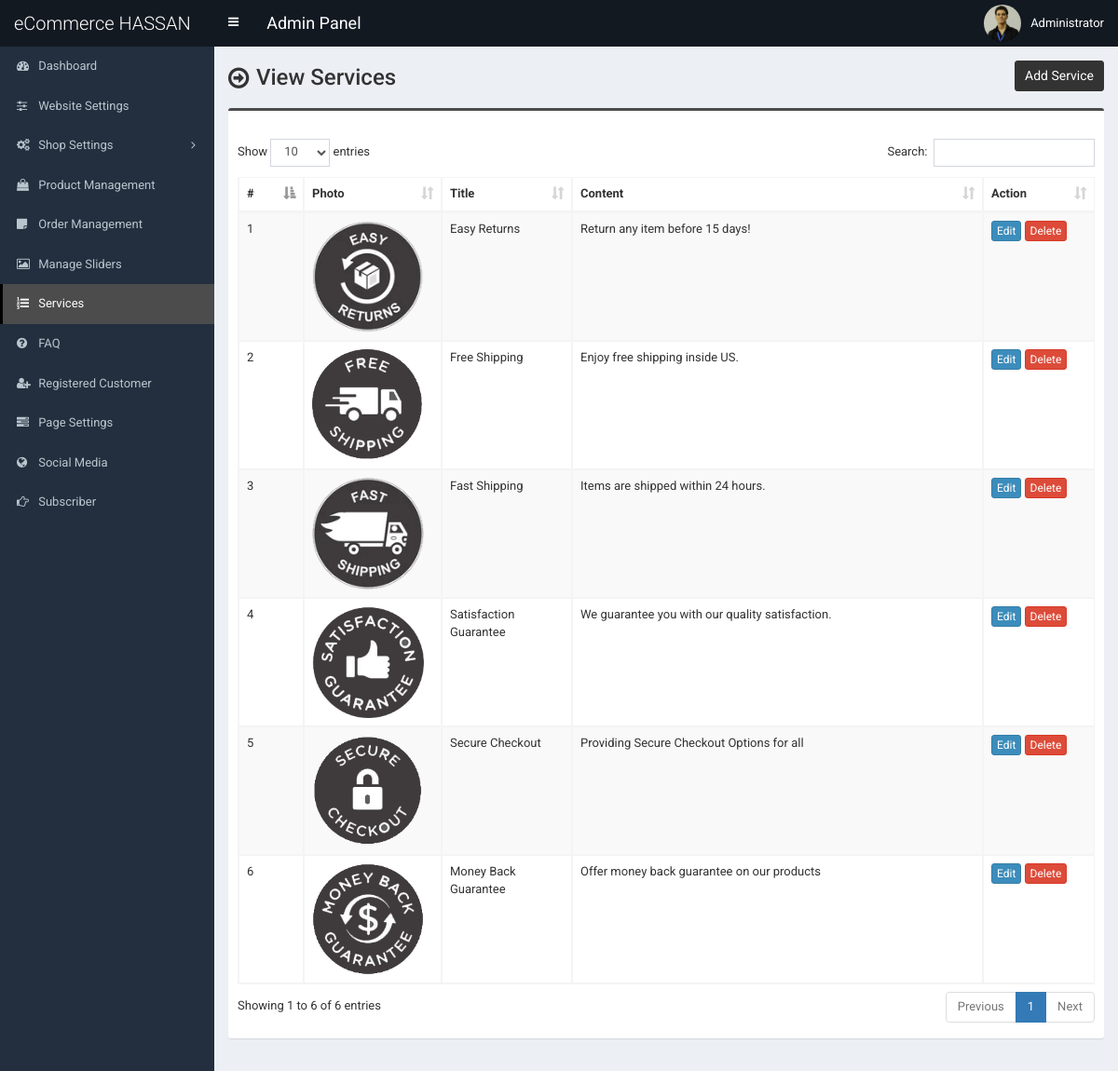
Screenshot of /admin/service.php (signed in) with the database file from the repository.
### tables this page shows
CREATE TABLE `tbl_service` (
  `id` int(11) NOT NULL,
  `title` varchar(255) NOT NULL,
  `content` text NOT NULL,
  `photo` varchar(255) NOT NULL
);

### admin/service.php (the view, shortened to what this page needs)
<?php require_once('header.php'); ?>
<section class="content-header">
	<div class="content-header-left">
		<h1>View Services</h1>
	</div>
	<div class="content-header-right">
		<a href="service-add.php" class="btn btn-primary btn-sm">Add Service</a>
	</div>
</section>
<section class="content">
	<div class="row">
		<div class="col-md-12">
			<div class="box box-info">
				<div class="box-body table-responsive">
					<table id="example1" class="table table-bordered table-hover table-striped">
						<thead>
							<tr>
								<th width="30">#</th>
								<th>Photo</th>
								<th width="100">Title</th>
								<th>Content</th>
								<th width="80">Action</th>
							</tr>
						</thead>
						<tbody>
							<?php
							$i=0;
							$statement = $pdo->prepare("SELECT * FROM tbl_service");
							$statement->execute();
							$result = $statement->fetchAll(PDO::FETCH_ASSOC);
							foreach ($result as $row) {
								$i++;
								?>
								<tr>
									<td><?php echo $i; ?></td>
									<td style="width:130px;"><img src="../assets/uploads/<?php echo $row['photo']; ?>" alt="<?php echo $row['title']; ?>" style="width:120px;"></td>
									<td><?php echo $row['title']; ?></td>
									<td><?php echo $row['content']; ?></td>
									<td>
										<a href="service-edit.php?id=<?php echo $row['id']; ?>" class="btn btn-primary btn-xs">Edit</a>
										<a href="#" class="btn btn-danger btn-xs" data-href="service-delete.php?id=<?php echo $row['id']; ?>" data-toggle="modal" data-target="#confirm-delete">Delete</a>
									</td>
								</tr>
								<?php
							}
							?>
						</tbody>
					</table>
				</div>
			</div>
		</div>
	</div>
</section>
<?php require_once('footer.php'); ?>

### admin/style.css (style rules this page uses)
body { font-size: 13px; font-family: "Roboto", sans-serif; }
.content-header > h1, .content-header .content-header-left h1 { font-family: "Roboto", sans-serif; }
.box-info { padding-top: 20px; }
.content-header { overflow: hidden; }
.content-header .content-header-left { float: left; padding-top: 5px; }
.content-header .content-header-right { float: right; }
.content-header .content-header-left h1 { margin-top: 0; margin-bottom: 0; padding-left: 30px; padding-bottom: 5px; font-size: 24px; position: relative; }
.content-header .content-header-left h1:before { position: absolute; top: 0; left: 0; font-family: "FontAwesome", sans-serif; font-size: 26px; content: "\f18e"; }
.content-header .content-header-right a { position: relative; font-size: 14px; }
.box.box-info { border-top-color: #4c4c4c; }
.content-header .content-header-right a { background-color: #333333; border-color: #333333; }

### rows the page displays
tbl_service: photo (picture), title "Easy Returns", content "Return any item before 15 days!"
tbl_service: photo (picture), title "Free Shipping", content "Enjoy free shipping inside US."
tbl_service: photo (picture), title "Fast Shipping", content "Items are shipped within 24 hours."
tbl_service: photo (picture), title "Satisfaction Guarantee", content "We guarantee you with our quality satisfaction."
tbl_service: photo (picture), title "Secure Checkout", content "Providing Secure Checkout Options for all"
tbl_service: photo (picture), title "Money Back Guarantee", content "Offer money back guarantee on our products"

### other values shown
$_SESSION['user']['full_name'] "Administrator"
